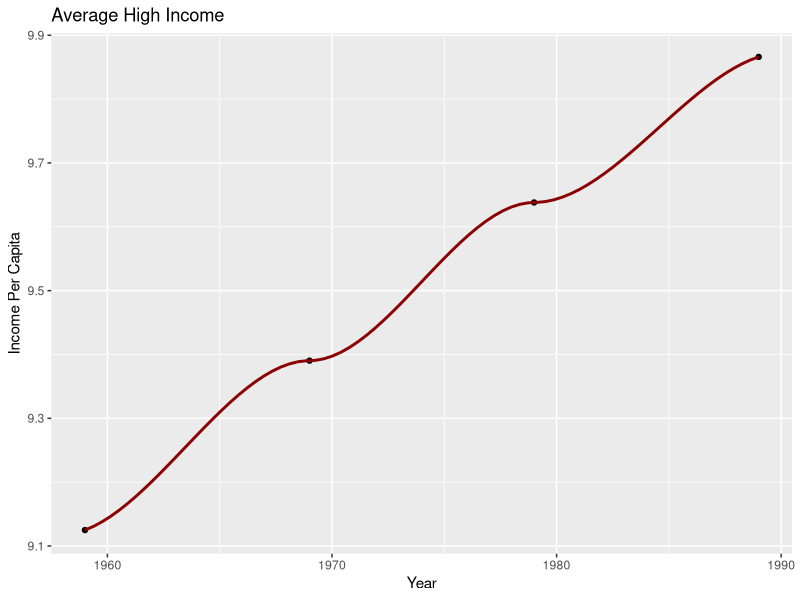
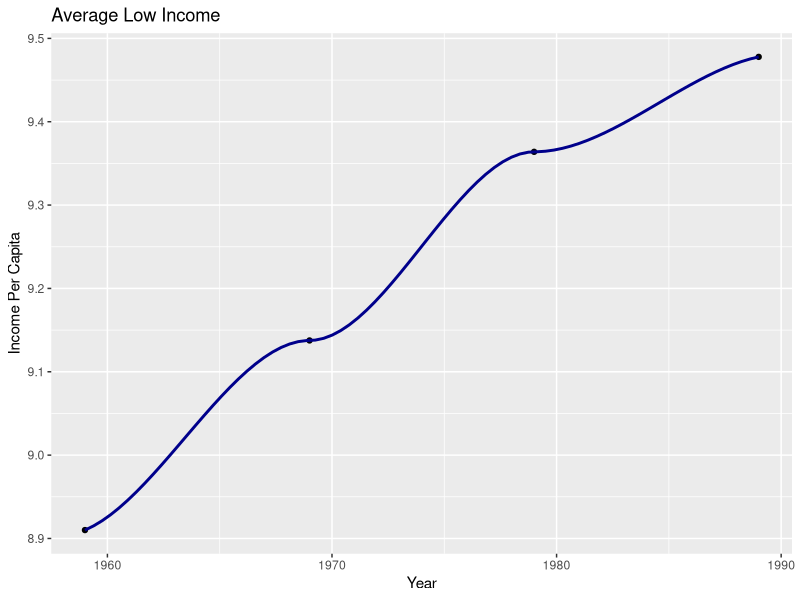
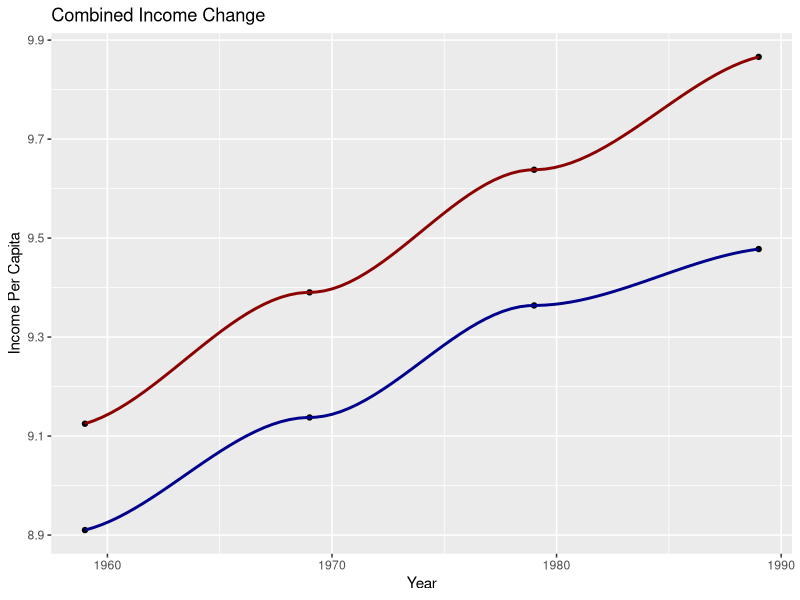

Source code (R) for these figures, in order:
# Data Source: 
# https://www2.census.gov/programs-surveys/decennial/tables/time-series/historical-income-counties/county3.csv



install.packages("tidyverse")
library(tidyverse)
install.packages("dplyr")
install.packages("ggplot2")
install.packages("ggpubr")
library("ggpubr")
library("ggplot2")
library("dplyr")

setwd('/Users/JonahTuckman/Desktop/Economics/Economics-Data-Exploration/GroupProject/')

# Data of Per Capita Income by County in 1959, 1969, 1979, 1989 pulled from census.gov
data <- read.csv('county3.csv')

# Data of California Data as we will be looking into California counties pre and post 1984 (Macintosh release)
CaliData <- subset(data, grepl('CA',State.and.County))
# Saved Dataset
write.csv(CaliData, "CaliData.csv")


# Bay Area/ High tech
### SanFran, San Mateo, Santaclara, Alameda, Contracosta, Solano, Napa, Sonoma, Marin
### LA County, Orange, San Diego

## Low Tech
### Others


toMatch <- c("San Francisco" , "San Mateo" , "Santa Clara" , "Alameda" , "Contra Costa" , "Solano" ,
             "Napa" , "Sonoma" , "Marin", "Los Angeles", "Orange County", "San Diego")
CaliHighIncome <- data.frame(CaliData)
CaliHighIncome <- subset(CaliHighIncome, grepl(paste(toMatch, collapse="|"), State.and.County))

CaliLowIncome <- data.frame(CaliData)
CaliLowIncome <- subset(CaliLowIncome, !grepl(paste(toMatch, collapse="|"), State.and.County))

## Replace the commas in the numbers to avoid importation as factor 
replaceCommas<-function(X){
  X<-as.numeric(gsub("\\,", "", X))
}

#replacement. Must do this indivudally to keep the commas in the state and county
# commenting after doing and realizing we are deleting that column in a moment so not needed...
CaliLowIncome$X1959 <- replaceCommas(CaliLowIncome$X1959)
CaliLowIncome$X1969 <- replaceCommas(CaliLowIncome$X1969)
CaliLowIncome$X1979 <- replaceCommas(CaliLowIncome$X1979)
CaliLowIncome$X1989 <- replaceCommas(CaliLowIncome$X1989)
CaliLowIncome$State.and.County <- NULL

write.csv(CaliLowIncome, "CaliLowIncome.csv")

## Removal of high income commas
CaliHighIncome$State.and.County <- NULL
CaliHighIncome$X1959 <- replaceCommas(CaliHighIncome$X1959)
CaliHighIncome$X1969 <- replaceCommas(CaliHighIncome$X1969)
CaliHighIncome$X1979 <- replaceCommas(CaliHighIncome$X1979)
CaliHighIncome$X1989 <- replaceCommas(CaliHighIncome$X1989)

write.csv(CaliHighIncome, "CaliHighTech2.csv")
### Removed Commas from numbers here to avoid importation as type factor
### Opened in text file, deleted commas, reopened in numbers and saved as CaliHighTech2.csv


CaliHighIncome$X <- NULL ## Adds X column of index from original list. Not needed
CaliHighIncome$State.and.County <- NULL ## No names (categorical variables suck to deal with)
summary(CaliHighIncome) # Checking out data

## Checking that everything is going well.
sapply(CaliHighIncome, class) ## Shows breakdown of columns by type


all(duplicated(CaliHighIncome$X1979)[-1L]) ## Test for constant vector
# Returns false which is good 


#### HIGH Income #### 

# Means of each year
averageHighIncome59 = mean(CaliHighIncome$X1959, na.rm = TRUE)
averageHighIncome69 = mean(CaliHighIncome$X1969, na.rm = TRUE)
averageHighIncome79 = mean(CaliHighIncome$X1979, na.rm = TRUE)
averageHighIncome89 = mean(CaliHighIncome$X1989, na.rm = TRUE)

#Standard deviation of each year
StandardDevHigh59 <- sd(CaliHighIncome$X1959, na.rm = TRUE)
StandardDevHigh69 <- sd(CaliHighIncome$X1969, na.rm = TRUE)
StandardDevHigh79 <- sd(CaliHighIncome$X1979, na.rm = TRUE)
StandardDevHigh89 <- sd(CaliHighIncome$X1989, na.rm = TRUE)


#### LOW Income #### 

# Means of each year
averageLowIncome59 = mean(CaliLowIncome$X1959, na.rm = TRUE)
averageLowIncome69 = mean(CaliLowIncome$X1969, na.rm = TRUE)
averageLowIncome79 = mean(CaliLowIncome$X1979, na.rm = TRUE)
averageLowIncome89 = mean(CaliLowIncome$X1989, na.rm = TRUE)

#Standard deviation of each year
StandardDevLow59 <- sd(CaliLowIncome$X1959, na.rm = TRUE)
StandardDevLow69 <- sd(CaliLowIncome$X1969, na.rm = TRUE)
StandardDevLow79 <- sd(CaliLowIncome$X1979, na.rm = TRUE)
StandardDevLow89 <- sd(CaliLowIncome$X1989, na.rm = TRUE)


# Visual Tabling
table59 <- table(averageHighIncome59, averageLowIncome59)
table59

table69 <- table(averageHighIncome69, averageLowIncome69)
table69

table79 <- table(averageHighIncome79, averageLowIncome79)
table79

table89 <- table(averageHighIncome89, averageLowIncome89)
table89


# Data to be used for plotting. Year vs Average in High vs Low Income
avgHigh <- data.frame("Year" = c(1959, 1969, 1979, 1989), "Average GDP Per Capita" = c(averageHighIncome59, averageHighIncome69, averageHighIncome79, averageHighIncome89))
avgLow <- data.frame("Year" = c(1959, 1969, 1979, 1989), "Average GDP Per Capita" = c(averageLowIncome59, averageLowIncome69, averageLowIncome79, averageLowIncome89))

##### Plotting High Income
XHigh <- avgHigh$Year
YHigh <- log(avgHigh$Average.GDP.Per.Capita)

plotAvgHigh <- ggplot(data = avgHigh, mapping = aes(x = XHigh,y = YHigh)) + geom_point() + geom_smooth(colour="darkred", size = 1)
plotAvgHigh + ggtitle("Average High Income") + xlab("Year") + ylab("Income Per Capita")

##### Plotting Low Income
XLow <- avgLow$Year
YLow <- log(avgLow$Average.GDP.Per.Capita)

plotAvgLow <- ggplot(data = avgLow, mapping = aes(x = XLow,y = YLow)) + geom_point() + geom_smooth(colour = "darkblue", size = 1)
plotAvgLow + ggtitle("Average Low Income") + xlab("Year") + ylab("Income Per Capita")


#Combine a dataset
Combined <- data.frame("Year" = c(1959, 1969, 1979, 1989),
                       "High" = c(averageHighIncome59, averageHighIncome69, averageHighIncome79, averageHighIncome89),
                       "Low" = c(averageLowIncome59, averageLowIncome69, averageLowIncome79, averageLowIncome89)
                       )

##### Combined Plot
combined <- ggplot() + 
  #High -> Red Plot
  geom_point(data=avgHigh, aes(x = XHigh, y = YHigh)) + 
  geom_smooth(data=avgHigh, aes(x = XHigh, y = YHigh), fill = "red", 
              colour="darkred", size = 1) +
  #Low -> Blue Plot
  geom_point(data=avgLow, aes(x = XLow, y = YLow)) + 
  geom_smooth(data=avgLow, aes(x=XLow, y = YLow), fill = "blue",
              colour = "darkblue", size = 1) +
  ggtitle("Combined Income Change") + xlab("Year") + ylab("Income Per Capita")
combined

dev.copy(png, "Combined.png")
dev.off()
